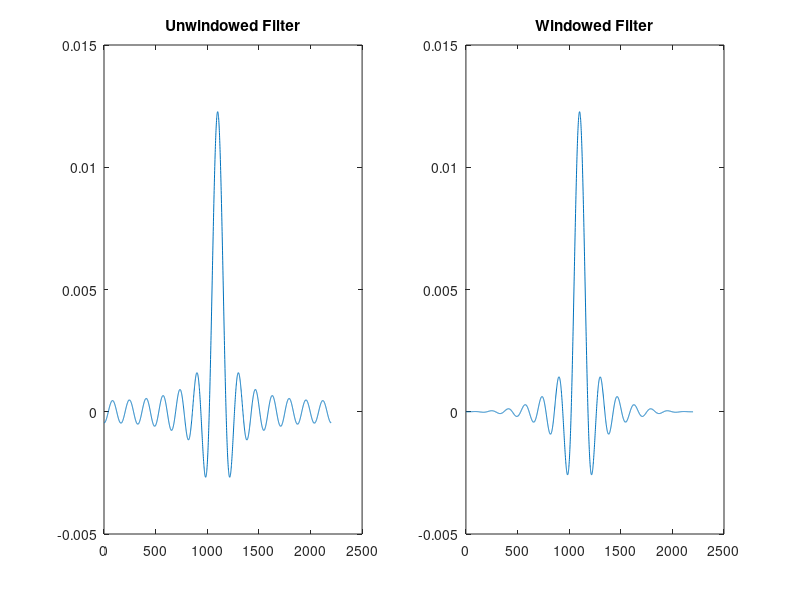
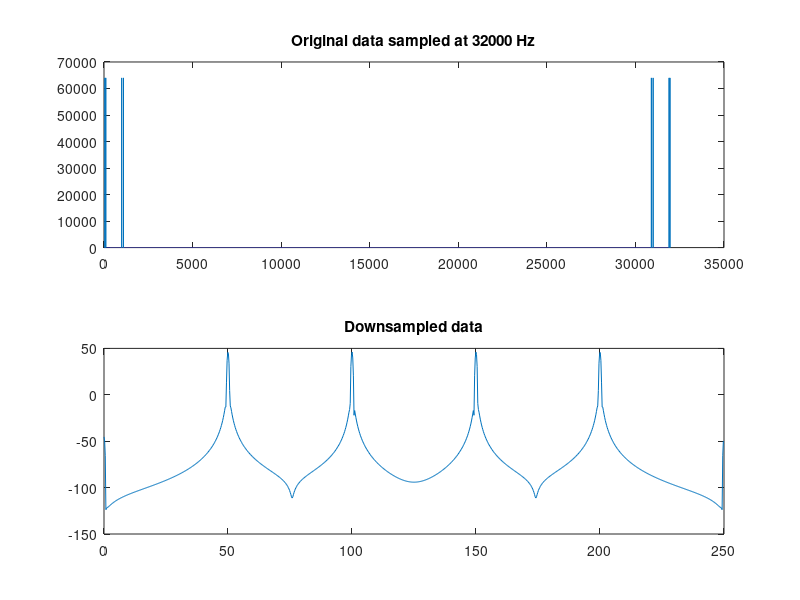

MATLAB code for these plots, in order:
% Program polyf.m - A program to demonstrate polyphase filtering
%
% The Problem - We wish to separate two tones at 100 and 200 Hz from
% tones at 1000 and 1100 Hz and then downsample the output by a factor
% of 20
%
% Author          - Brian Lovell (ft. Rob) 3/4/96

Fs = 32000;	% Sampling Frequency
N =  128000;% Number of Samples
Nf = 2200;	% Length of Filter
Np = 14;	% Number of passband samples
Loops = 100; % number of times to repeat filter

subplot(1,1,1)  % reset axes

t = [1:N]/Fs;

% Generate Data
x = zeros(1,N);
x = x + sin(2*pi*50*t);
x = x + sin(2*pi*100*t);
x = x + sin(2*pi*1000*t);
x = x + sin(2*pi*1100*t);


X = Fs*([0:N-1]/N);
Y = (abs(fft(x)));
zoom on;
plot(X',Y');
title('Original data sampled at 32000 Hz');
xlabel('Frequency (Hz)');xlim([0 Fs]);
set(gca, 'XTickLabel', num2str(transpose(get(gca, 'XTick'))));
XX = X; YY = Y;
pause

%% Setting up the Kaiser window and filter
wind = kaiser(Nf,7.30626)';
plot(wind);
title('Kaiser Window');
pause
vect = zeros(1,Nf);
vect(1:Np)=ones(1,Np);
vect(Nf-Np+2:Nf)=ones(1,Np-1);
Y = vect;
X = Fs*[0:length(vect)-1]/length(vect); % Normalise Frequency axis
plot(X',Y');title('Desired Response'); xlim([0 Fs]);
set(gca, 'XTickLabel', num2str(transpose(get(gca, 'XTick'))));
xlabel('Frequency (Hz)');pause
filt = real(fftshift(ifft(vect)));
subplot(1,2,1);
plot(filt); title('Unwindowed Filter'); pause
filt = wind.*real(filt);
subplot(1,2,2);
plot(filt); title('Windowed Filter');pause
Y=20*log10(abs(fft(filt)));
X=Fs*[0:Nf-1]/Nf;
figure;
plot(X',Y'); title('Filter Response'); xlim([0 Fs]);xlabel('Frequency (Hz)');
%line([250 250],get(gca,'YLim'),'Color','r','LineStyle','--');
atten = -75*ones(1,Nf);
hold on;
plot(X',atten');
set(gca, 'XTickLabel', num2str(transpose(get(gca, 'XTick')))); grid;
pause

%% Recording number of operations for single rate FIR filter
tic; % reset time counter
for i=1:Loops % do filtering 100 times so cpu time is significant
    y = conv(filt,x);
end
y = y(length(filt):length(y)-length(filt)); % Remove edge effects

tsingle=toc/Loops;  % The toc function records elapsed time since tic call
disp(' ');
disp(['Time for single rate filtering = ' num2str(tsingle,12)]);

wy = y.*blackman(length(y))'; % Use window to reduce sidelobes
Y=20*log10(abs(fft(wy)));
X=Fs*[0:length(Y)-1]/length(Y);
plot(X',Y');
title('Data filtered at 20000 Hz');
xlabel('Frequency (Hz)');
pause

%% Downsample
downsample = 128;       % The factor to downsample by
y = y(downsample:downsample:length(y)); % Downsample y

wy = y.*blackman(length(y))';
Y=20*log10(abs(fft(wy)));
X=Fs*[0:length(Y)-1]/length(Y)/downsample;  % Normalise frequency axis
XXX = X; YYY = Y;

subplot(2,1,1),plot(X',Y')
title('After downsampling by a factor of 128');
xlabel('Frequency (Hz)');
pause;

%% Convert to Polyphase filter
%filtp = zeros(1,Nf); % zero pad to multiple of 128
%filtp(1:Nf) = filt;
Lf = ceil(length(filt)/downsample); % Must round up to avoid throw aways
filtp = zeros(1,downsample*Lf);
filtp(1:Nf) = filt;

polyfilt = reshape(filtp,downsample,Lf);
polyfilt =flipud(polyfilt); % flip matrix top to bottom to get rows in right order

Lx = ceil(length(x)/downsample);
xp = reshape(x,downsample,Lx);
out = zeros(1,-1+(length(x)+length(filtp))/downsample);
tic;
for i=1:Loops % do this 500 times so cpu time is significant
    for i=1:downsample
	    out = out + conv(polyfilt(i,:),xp(i,:));
    end
end
tpoly = toc/Loops;
disp(' ');
disp(['Time for polyphase filtering = ' num2str(tpoly,12)]);
disp(' ');
disp(['Ratio of CPU time (ideally should be M=128) = ' num2str((tsingle/tpoly),3)]);

out = out(size(polyfilt,2):length(out)-size(polyfilt,2)); % Remove edge effects
wy = out.*blackman(length(out))';
Y=20*log10(abs(fft(wy)));
X=Fs*[0:length(Y)-1]/length(Y)/downsample;
subplot(2,1,2),plot(X',Y');
title('Polyphase filtered');
pause;

subplot(2,1,1);
plot(XX',YY');
title('Original data sampled at 32000 Hz');
subplot(2,1,2);
plot(XXX', YYY');
title('Downsampled data');
